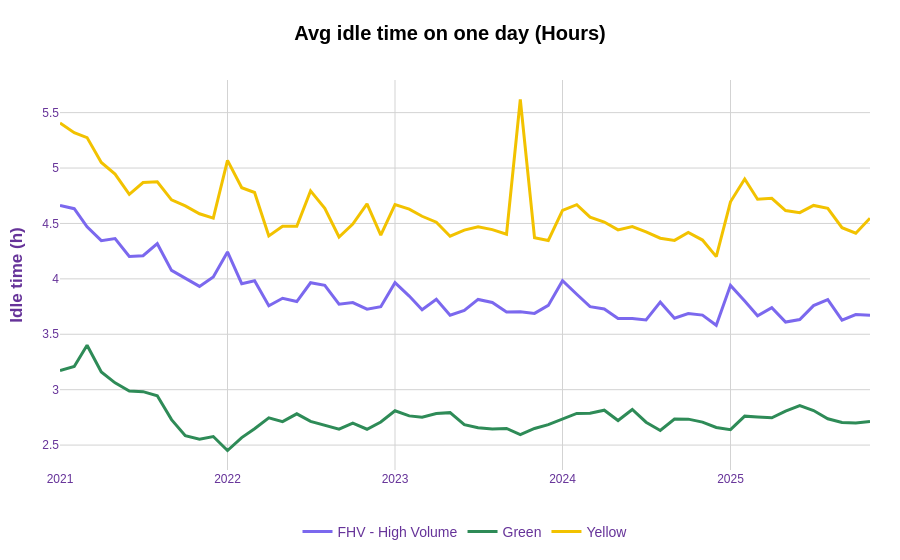

This figure's notebook cell:
### Markdown cell above
El crecimiento de los ingresos es más moderado, no siguiendo el mismo ritmo que el aumento de precios. Esto revela una capitalización ineficiente de la mayor demanda.

### Code cell
res_duration = con.execute(f"""
WITH all_trips AS (
    SELECT 
        CAST(date_trunc('month', pickup_datetime) AS DATE) AS month,
        'FHV - High Volume' AS type,
        epoch(dropoff_datetime - pickup_datetime) / 3600.0 AS duration_h
    FROM '{path_uber}'
    UNION ALL
    SELECT 
        CAST(date_trunc('month', pickup_datetime) AS DATE) AS month,
        'Yellow' AS type,
        epoch(dropoff_datetime - pickup_datetime) / 3600.0 AS duration_h
    FROM '{path_yellow}'
    UNION ALL
    SELECT 
        CAST(date_trunc('month', pickup_datetime) AS DATE) AS month,
        'Green' AS type,
        epoch(dropoff_datetime - pickup_datetime) / 3600.0 AS duration_h
    FROM '{path_green}'
)
SELECT 
    month, 
    type, 
    AVG(duration_h) AS avg_trip_duration_h
FROM all_trips
WHERE month >= DATE '2021-01-01' AND month < DATE '2026-01-01'
GROUP BY 1, 2
""").pl()

res_free_time = (
    res1.join(res10, on=["month_year_date", "type"], how="inner")
    .join(
        res_duration.rename({"month": "month_year_date"}),
        on=["month_year_date", "type"],
        how="inner"
    )
    .with_columns(
        (pl.col("m_hours") - (pl.col("m_trips_per_driver") * pl.col("avg_trip_duration_h")))
        .alias("free_hours")
    )
    .sort("month_year_date")
)


fig = px.line(
    res_free_time,
    x="month_year_date",
    y="free_hours",
    color="type",
    title="<b>Avg idle time on one day (Hours)</b>",
    color_discrete_map=color_map,
)

fig.update_xaxes(
    dtick="M12", 
    tickformat="%Y",
    tickfont=dict(size=12),
    title_font=dict(size=14, family='Arial'),
    gridcolor='LightGray'
)

fig.update_yaxes(
    tickfont=dict(size=12),
    title_font=dict(size=14, family='Arial'),
    gridcolor='LightGray'
)

fig.update_traces(
    hovertemplate="<b>Date:</b> %{x|%b %Y}<br><b>Idle:</b> %{y:.1f}h<extra>%{fullData.name}</extra>",
    line=dict(width=3)
)

fig.update_layout(
    xaxis_title="",
    yaxis_title="<b>Idle time (h)</b>",
    
    font=dict(family="Arial, sans-serif", size=14, color="RebeccaPurple"),
    
    title=dict(x=0.5, font=dict(size=20, color='black')),
    
    plot_bgcolor='white',
    paper_bgcolor='white',
    
    legend=dict(
        title="",
        orientation="h",
        yanchor="bottom",
        y=-0.2,
        xanchor="center",
        x=0.5
    ),
    
    margin=dict(l=60, r=30, t=80, b=60)
)

fig.show()

### Figure 1 — Plotly figure (JSON) as saved in the notebook; plotly's stock layout.template omitted (floating-point values rounded to 4 significant figures)
{"data": [{"hovertemplate": "<b>Date:</b> %{x|%b %Y}<br><b>Idle:</b> %{y:.1f}h<extra>%{fullData.name}</extra>", "legendgroup": "FHV - High Volume", "line": {"color": "#7B68EE", "dash": "solid", "width": 3}, "marker": {"symbol": "circle"}, "mode": "lines", "name": "FHV - High Volume", "orientation": "v", "showlegend": true, "type": "scatter", "x": ["2021-01-01", "2021-02-01", "2021-03-01", "2021-04-01", "2021-05-01", "2021-06-01", "2021-07-01", "2021-08-01", "2021-09-01", "2021-10-01", "2021-11-01", "2021-12-01", "2022-01-01", "2022-02-01", "2022-03-01", "2022-04-01", "2022-05-01", "2022-06-01", "2022-07-01", "2022-08-01", "2022-09-01", "2022-10-01", "2022-11-01", "2022-12-01", "2023-01-01", "2023-02-01", "2023-03-01", "2023-04-01", "2023-05-01", "2023-06-01", "2023-07-01", "2023-08-01", "2023-09-01", "2023-10-01", "2023-11-01", "2023-12-01", "2024-01-01", "2024-02-01", "2024-03-01", "2024-04-01", "2024-05-01", "2024-06-01", "2024-07-01", "2024-08-01", "2024-09-01", "2024-10-01", "2024-11-01", "2024-12-01", "2025-01-01", "2025-02-01", "2025-03-01", "2025-04-01", "2025-05-01", "2025-06-01", "2025-07-01", "2025-08-01", "2025-09-01", "2025-10-01", "2025-11-01"], "xaxis": "x", "y": [4.663, 4.633, 4.469, 4.344, 4.363, 4.202, 4.209, 4.317, 4.077, 4.007, 3.932, 4.017, 4.243, 3.956, 3.983, 3.758, 3.825, 3.795, 3.965, 3.942, 3.771, 3.786, 3.727, 3.748, 3.966, 3.845, 3.722, 3.816, 3.672, 3.715, 3.815, 3.787, 3.702, 3.704, 3.688, 3.76, 3.984, 3.861, 3.749, 3.729, 3.642, 3.643, 3.63, 3.79, 3.645, 3.687, 3.673, 3.582, 3.941, 3.799, 3.667, 3.74, 3.61, 3.633, 3.759, 3.813, 3.628, 3.678, 3.673], "yaxis": "y"}, {"hovertemplate": "<b>Date:</b> %{x|%b %Y}<br><b>Idle:</b> %{y:.1f}h<extra>%{fullData.name}</extra>", "legendgroup": "Green", "line": {"color": "#2E8B57", "dash": "solid", "width": 3}, "marker": {"symbol": "circle"}, "mode": "lines", "name": "Green", "orientation": "v", "showlegend": true, "type": "scatter", "x": ["2021-01-01", "2021-02-01", "2021-03-01", "2021-04-01", "2021-05-01", "2021-06-01", "2021-07-01", "2021-08-01", "2021-09-01", "2021-10-01", "2021-11-01", "2021-12-01", "2022-01-01", "2022-02-01", "2022-03-01", "2022-04-01", "2022-05-01", "2022-06-01", "2022-07-01", "2022-08-01", "2022-09-01", "2022-10-01", "2022-11-01", "2022-12-01", "2023-01-01", "2023-02-01", "2023-03-01", "2023-04-01", "2023-05-01", "2023-06-01", "2023-07-01", "2023-08-01", "2023-09-01", "2023-10-01", "2023-11-01", "2023-12-01", "2024-01-01", "2024-02-01", "2024-03-01", "2024-04-01", "2024-05-01", "2024-06-01", "2024-07-01", "2024-08-01", "2024-09-01", "2024-10-01", "2024-11-01", "2024-12-01", "2025-01-01", "2025-02-01", "2025-03-01", "2025-04-01", "2025-05-01", "2025-06-01", "2025-07-01", "2025-08-01", "2025-09-01", "2025-10-01", "2025-11-01"], "xaxis": "x", "y": [3.174, 3.209, 3.401, 3.16, 3.061, 2.988, 2.982, 2.945, 2.73, 2.585, 2.554, 2.577, 2.451, 2.567, 2.648, 2.746, 2.712, 2.782, 2.714, 2.675, 2.643, 2.699, 2.643, 2.709, 2.81, 2.763, 2.751, 2.785, 2.793, 2.685, 2.657, 2.646, 2.65, 2.595, 2.65, 2.684, 2.734, 2.786, 2.788, 2.815, 2.721, 2.821, 2.707, 2.632, 2.735, 2.734, 2.707, 2.659, 2.639, 2.761, 2.754, 2.746, 2.807, 2.855, 2.812, 2.737, 2.705, 2.699, 2.712], "yaxis": "y"}, {"hovertemplate": "<b>Date:</b> %{x|%b %Y}<br><b>Idle:</b> %{y:.1f}h<extra>%{fullData.name}</extra>", "legendgroup": "Yellow", "line": {"color": "#F2C200", "dash": "solid", "width": 3}, "marker": {"symbol": "circle"}, "mode": "lines", "name": "Yellow", "orientation": "v", "showlegend": true, "type": "scatter", "x": ["2021-01-01", "2021-02-01", "2021-03-01", "2021-04-01", "2021-05-01", "2021-06-01", "2021-07-01", "2021-08-01", "2021-09-01", "2021-10-01", "2021-11-01", "2021-12-01", "2022-01-01", "2022-02-01", "2022-03-01", "2022-04-01", "2022-05-01", "2022-06-01", "2022-07-01", "2022-08-01", "2022-09-01", "2022-10-01", "2022-11-01", "2022-12-01", "2023-01-01", "2023-02-01", "2023-03-01", "2023-04-01", "2023-05-01", "2023-06-01", "2023-07-01", "2023-08-01", "2023-09-01", "2023-10-01", "2023-11-01", "2023-12-01", "2024-01-01", "2024-02-01", "2024-03-01", "2024-04-01", "2024-05-01", "2024-06-01", "2024-07-01", "2024-08-01", "2024-09-01", "2024-10-01", "2024-11-01", "2024-12-01", "2025-01-01", "2025-02-01", "2025-03-01", "2025-04-01", "2025-05-01", "2025-06-01", "2025-07-01", "2025-08-01", "2025-09-01", "2025-10-01", "2025-11-01"], "xaxis": "x", "y": [5.408, 5.319, 5.275, 5.051, 4.945, 4.763, 4.869, 4.875, 4.713, 4.659, 4.587, 4.548, 5.069, 4.823, 4.78, 4.388, 4.474, 4.474, 4.794, 4.637, 4.378, 4.494, 4.677, 4.395, 4.67, 4.629, 4.565, 4.511, 4.385, 4.44, 4.47, 4.444, 4.403, 5.618, 4.372, 4.346, 4.617, 4.669, 4.556, 4.513, 4.442, 4.472, 4.424, 4.367, 4.347, 4.418, 4.35, 4.201, 4.695, 4.902, 4.718, 4.727, 4.616, 4.597, 4.663, 4.637, 4.462, 4.412, 4.548], "yaxis": "y"}], "layout": {"font": {"color": "RebeccaPurple", "family": "Arial, sans-serif", "size": 14}, "legend": {"orientation": "h", "title": {"text": ""}, "tracegroupgap": 0, "x": 0.5, "xanchor": "center", "y": -0.2, "yanchor": "bottom"}, "margin": {"b": 60, "l": 60, "r": 30, "t": 80}, "paper_bgcolor": "white", "plot_bgcolor": "white", "title": {"font": {"color": "black", "size": 20}, "text": "<b>Avg idle time on one day (Hours)</b>", "x": 0.5}, "xaxis": {"anchor": "y", "domain": [0, 1], "dtick": "M12", "gridcolor": "LightGray", "tickfont": {"size": 12}, "tickformat": "%Y", "title": {"text": ""}}, "yaxis": {"anchor": "x", "domain": [0, 1], "gridcolor": "LightGray", "tickfont": {"size": 12}, "title": {"text": "<b>Idle time (h)</b>"}}}}
